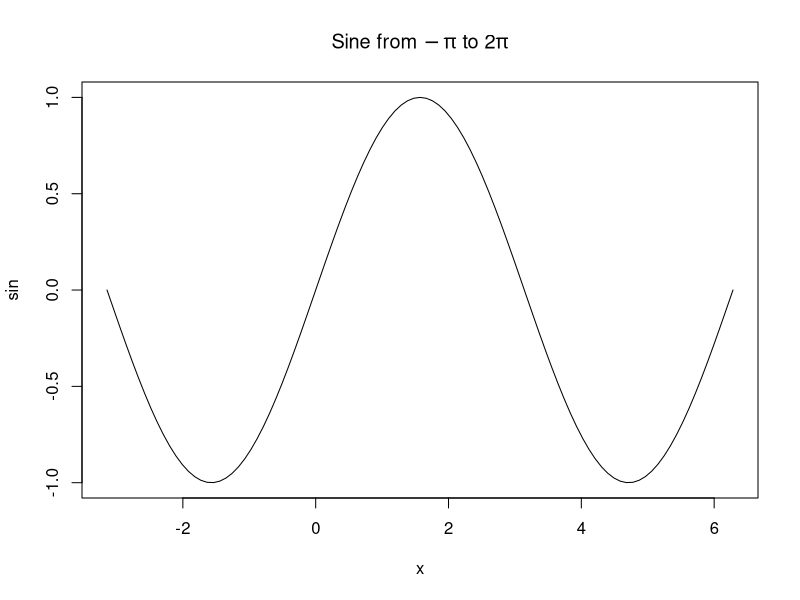
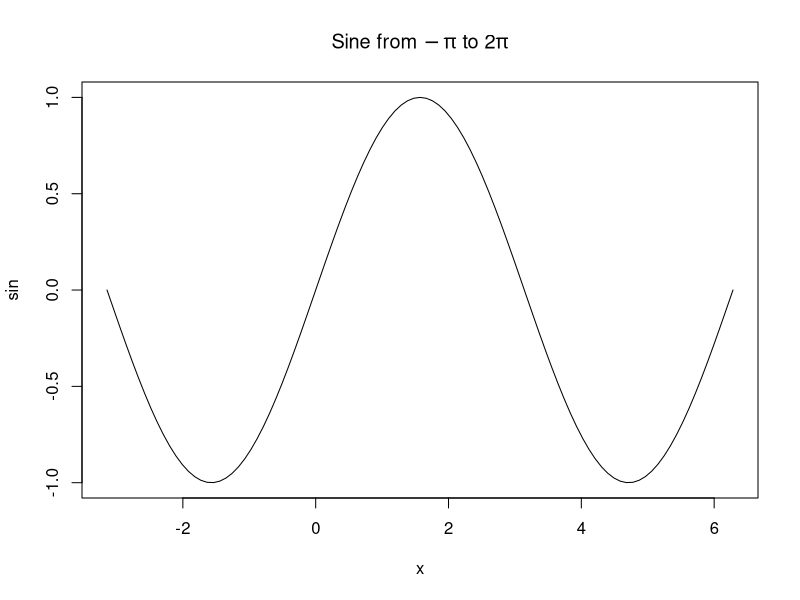
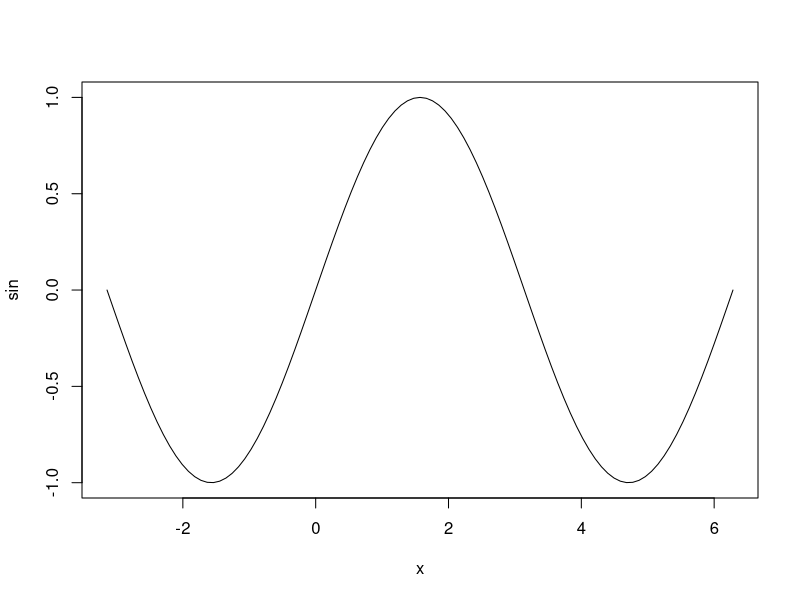
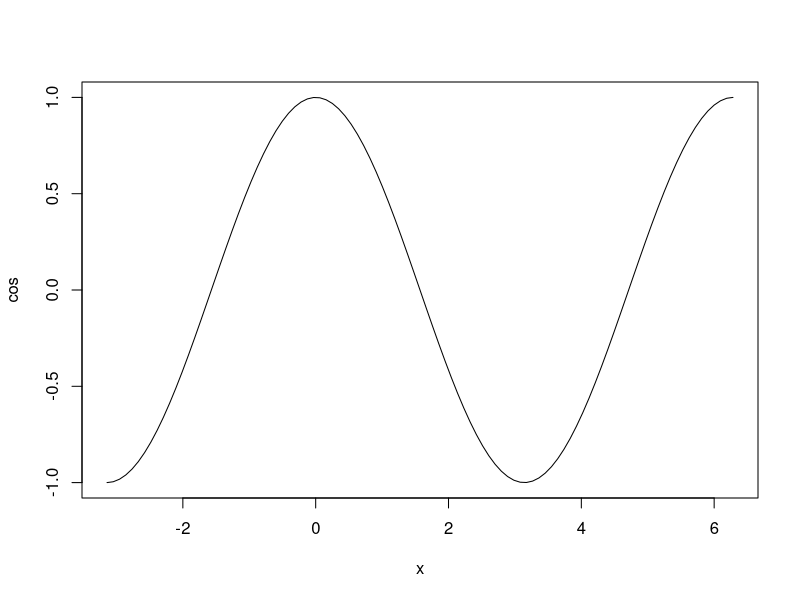
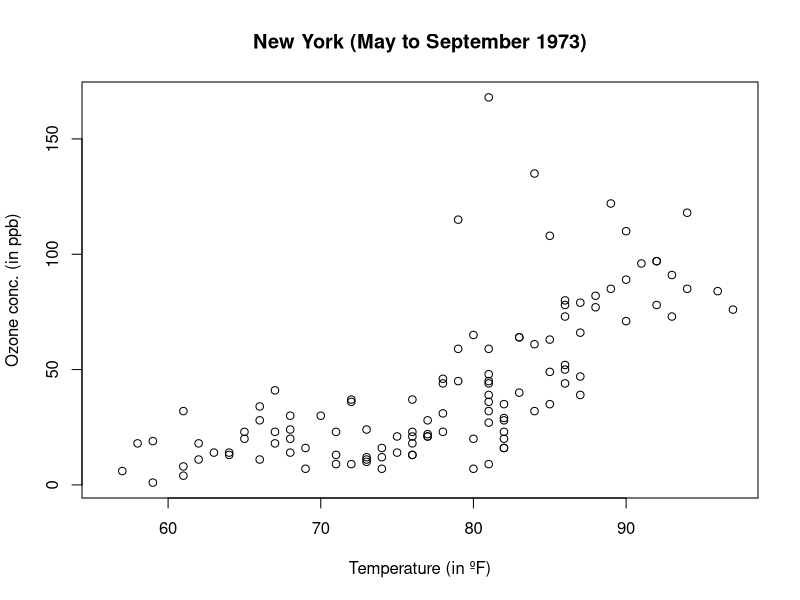

The R script that drew these images, in order:
## ---- chunk 1
x <- sqrt(2)
x

x.tr <- exp(asin(tan(cos(sin((x)))))) - 128/365.25 * x^3
x.tr
## ---- chunk 2
library(knitr)
opts_chunk$set(echo = FALSE, include = FALSE)
## ---- chunk 3
##  More settings and "global variables".
options(show.signif.stars = FALSE)
rnd <- 2   ##  Number of decimals to round.
## ---- chunk 4
iris$noise <- rnorm(n = nrow(iris))
kable(iris[1:10, -5])
## ---- chunk 5
kable(iris[1:10, -5], digits = 4,
      align = c("llccr"),
      caption = "Tab. 1: First 10 Observations
                 in the Famous Iris Data Set.")
## ---- chunk 6
library(flextable)

##  Create table, and indicate column names to be included
##  with the argument col_keys (nothing is printed yet).
rt <- regulartable(head(mtcars), col_keys = 
                   c("hp", "wt", "gear", "mpg"))
## ---- chunk 7
##  Give columns proper names in the table.
rt <- set_header_labels(rt, hp = "Horsepower",
                        wt = "Weight",
                        gear = "No. of Gears",
                        mpg = "Miles/Gallon")

##  Make header bold and outcome italic.
rt <- bold(rt, part = "header")
rt <- italic(rt, j = 4)   ##  Make column 4 italic.

##  Adjust widths and heights of cells.
rt <- autofit(rt)
rt
## ---- chunk 8
plot(sin, -pi, 2 * pi)
title(main = substitute(paste("Sine from ", -pi, " to 2", pi)))
## ---- chunk 9
opts_chunk$set(echo = FALSE, include = FALSE,
               fig.path = "Figures/", dev = "jpeg")
## ---- chunk 10
plot(sin, -pi, 2 * pi)
title(main = substitute(paste("Sine from ", -pi, " to 2", pi)))
## ---- chunk 11
plot(sin, -pi, 2 * pi)
## ---- chunk 12
plot(cos, -pi, 2 * pi)
## ---- chunk 13
##  Load the data set.
data(cars)

##  Transform the var. 'speed'.
cars$speed2 <- cars$speed^2
## ---- chunk 14
fm <- lm(dist ~ 1 + speed + speed2, data = cars)
#plot(fm)
summary(fm)
## ---- chunk 15
y <- 2
y.sqrt <- sqrt(2)
c("y" = y, "Sqrt of y" = y.sqrt)
## ---- chunk 16
y <- 2
y.sqrt <- sqrt(2)
c("y" = y, "Sqrt of y" = round(y.sqrt, 4))
## ---- chunk 17
##  Settings for HTML.
fig.h <- 4; fig.w <- 6; fig.scale <- 1

##  Explicit settings for PDF.
#fig.h <- 8; fig.w <- 12

##  Or using a scaling factor.
fig.scale <- 1.5
## ---- chunk 18
plot(Ozone ~ Temp, data = airquality, ylab = "Ozone conc. (in ppb)", xlab = "Temperature (in ºF)", main = "New York (May to September 1973)")
